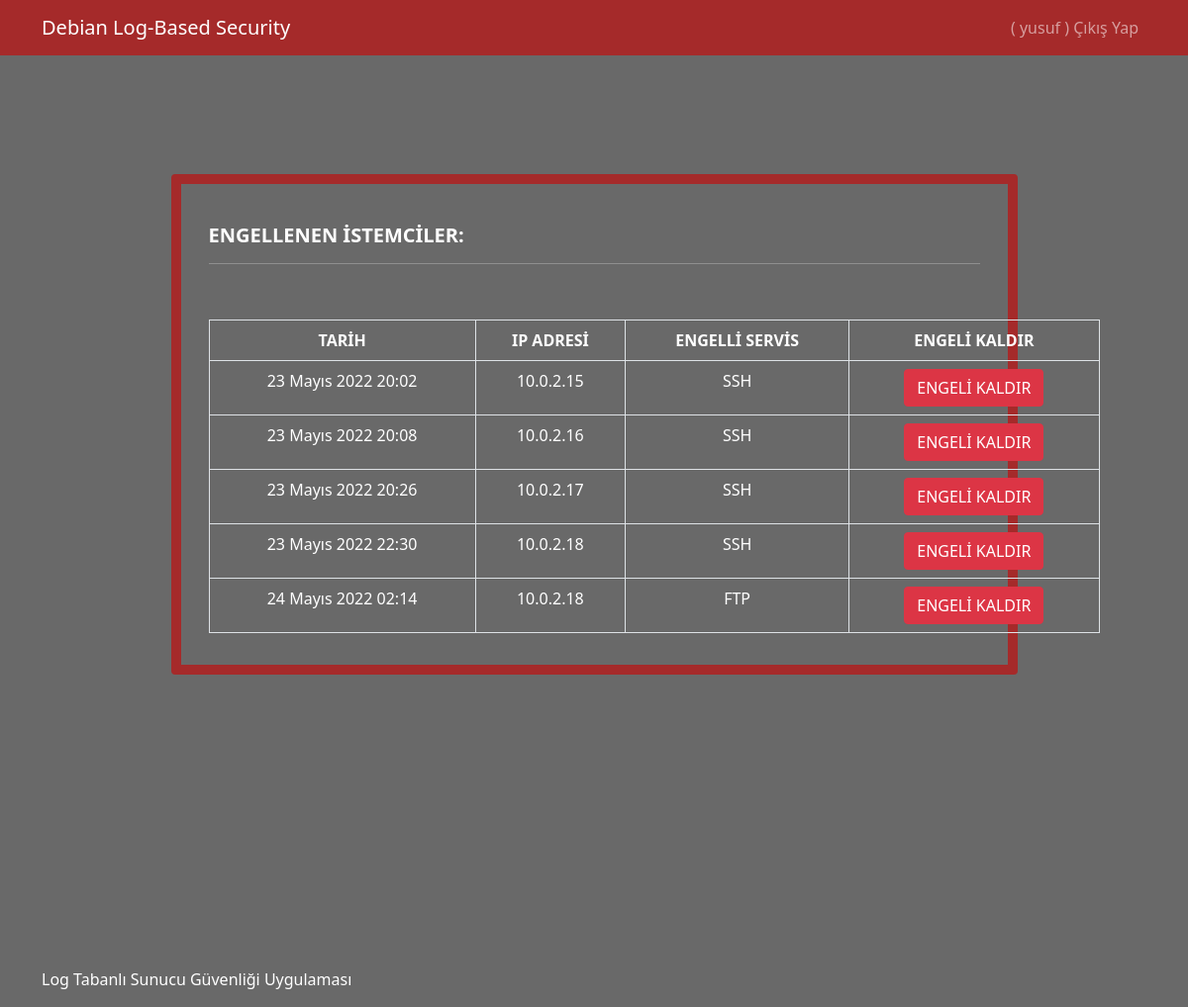
The app's page /select/blockedlist/ (signed in), older data.
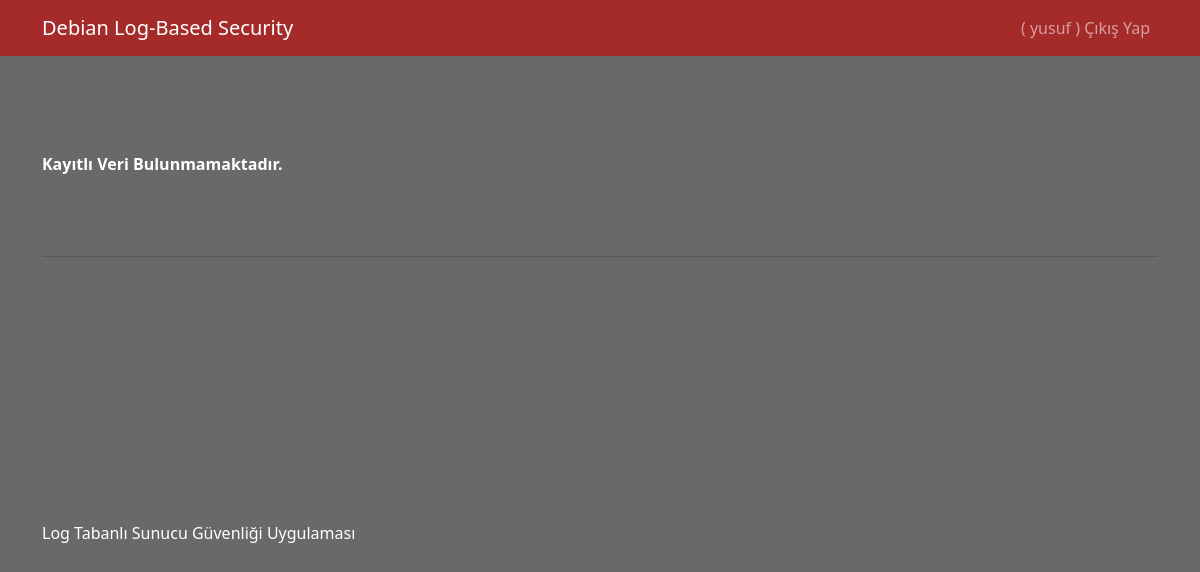
The same page, newer data.
### Configuration/models.py (models this page shows)
class blocklist(models.Model):
    date = models.DateTimeField(auto_now_add=True)
    ip = models.CharField(max_length=100)
    service = models.CharField(max_length=100)

### Configuration/views.py (the view)
# urls.py: path('blockedlist/', views.blockedlist, name='blockedlist'),
def blockedlist(request):
    if request.method == 'POST':
        ip = request.POST['noblock']
        service = request.POST['service']
        if service == "SSH":
            delete_rule = subprocess.check_output(f'sudo ufw delete deny proto tcp from {ip} to any port 22', shell=True)
            blocklist.objects.filter(ip = ip, service = service).delete()
        if service == "FTP":
            delete_rule = subprocess.check_output(f'sudo ufw delete deny proto tcp from {ip} to any port 21', shell=True)
            blocklist.objects.filter(ip = ip, service = service).delete()
        if service == "HTTP":
            delete_rule = subprocess.check_output(f'sudo ufw delete deny proto tcp from {ip} to any port 80', shell=True)
            blocklist.objects.filter(ip = ip, service = service).delete()
        return redirect('blockedlist')
    else:
        blocks = blocklist.objects.all()
        context = {
            'blocks':  blocks
        }
        return render(request, "pages/blockedlist.html", context)

### templates/pages/blockedlist.html (shortened to what this page needs)
{% extends 'layout.html' %}
{% block content %}
{% if user.is_authenticated %}
{% if blocks %}
<br><br><br>
<div class="row justify-content-center align-items-center">
<div class="card my-5 w-75" style="background-color:#696969; border-color:#A52A2A; border-width:10px; color:white;">
    <div class="card-body">
    <h5 class="card-title">
        <br><b>ENGELLENEN İSTEMCİLER:</b>
        <hr color:"#696969"></hr>
    </h5>
    <p class="card-text">
        <br>
        <table align="center" class="table table-bordered" style="width:900px;">
            <tr>
                <thead align="center" style="color:white;">
                <td><b>TARİH</b></td>
                <td><b>IP ADRESİ</b></td>
                <td><b>ENGELLİ SERVİS</b></td>
                <td><b>ENGELİ KALDIR</b></td>
                </thead>
             </tr>
             <tbody>
            {% for data in blocks %}
             <tr align="center" style="color:white;">
                <td>{{data.date}}</td>
                <td>{{data.ip}}</td>
                <td>{{data.service}}</td>
                <td align="center"><form action="{% url 'blockedlist' %}" method='POST'><input type="submit" class="btn btn-danger" value="ENGELİ KALDIR"></form></td>
             </tr>
             {% endfor %}
            </tbody>
        </table>
    </p>
    </div>
</div>
</div>
{% else %}
        <br><br><br><br>
        <b><p align="left" style="color:white;">Kayıtlı Veri Bulunmamaktadır.</p></b>
        <br><br>
        <hr color:"#696969">
{% endif %}
<br><br><br><br><br><br><br><br><br>
{% else %}
<br>
<h1> Hata ! </h1>
{% endif %}
{% endblock %}

### templates/layout.html (shortened to what this page needs)
<!DOCTYPE html>
<html lang="en">
<head>
    <link href="https://cdn.jsdelivr.net/npm/bootstrap@5.0.0-beta3/dist/css/bootstrap.min.css" rel="stylesheet">
</head>
<body>
    {% include 'partials/_navbar.html' %}
    <main>
        <div class="container">
            {% block content %}
            {% endblock %}
        </div>
    </main>
        {% include 'partials/_footer.html' %}
</body>
</html>

### templates/partials/_navbar.html (shortened to what this page needs)
<header>
        <div class="navbar navbar-expand-sm navbar-dark" style="background-color:#A52A2A;">
            <div class="container">
                {% if user.is_authenticated %}
                <a href="{% url 'select' %}" class="navbar-brand">Debian Log-Based Security</a>
                {% else %}
                <a href="/" class="navbar-brand">Debian Log-Based Security</a>
                {% endif %}
                <ul class="navbar-nav ml-auto">
                    {% if user.is_authenticated %}
                        <li class="nav-item">
                            <a href="javascript:{document.getElementById('logout').submit()}" class="nav-link">( {{ user.username }} )  Çıkış Yap</a>
                        </li>
                    {% endif %}
                </ul>
            </div>
        </div>
    </header>

### templates/partials/_footer.html
<footer>
        <div class="footer py-3 mt-3">
            <div class="container">
                <span style="color:white;">
                    Log Tabanlı Sunucu Güvenliği Uygulaması
                </span>
            </div>
        </div>
    </footer>

### templates/layout.html (style rules this page uses)
body { background-color:#696969; }

Row changes from the older to the newer data that the page shows:
removed blocklist: date "23 Mayıs 2022 20:02", ip "10.0.2.15", service "SSH"
removed blocklist: date "23 Mayıs 2022 20:08", ip "10.0.2.16", service "SSH"
removed blocklist: date "23 Mayıs 2022 20:26", ip "10.0.2.17", service "SSH"
removed blocklist: date "23 Mayıs 2022 22:30", ip "10.0.2.18", service "SSH"
removed blocklist: date "24 Mayıs 2022 02:14", ip "10.0.2.18", service "FTP"
Text that changed along with them:
text no longer shown: "ENGELLENEN İSTEMCİLER: TARİH IP ADRESİ ENGELLİ SERVİS ENGELİ KALDIR"
text now shown: "Kayıtlı Veri Bulunmamaktadır."
